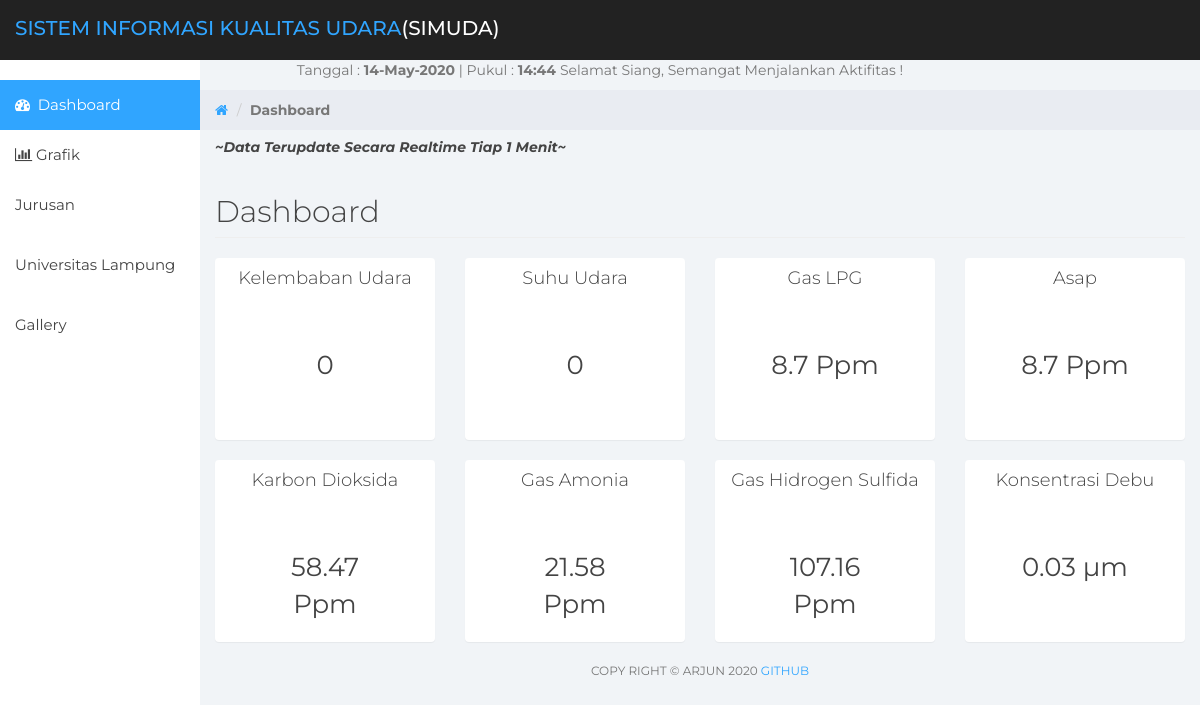
The page /simuda_report/index.php on the database as committed earlier.
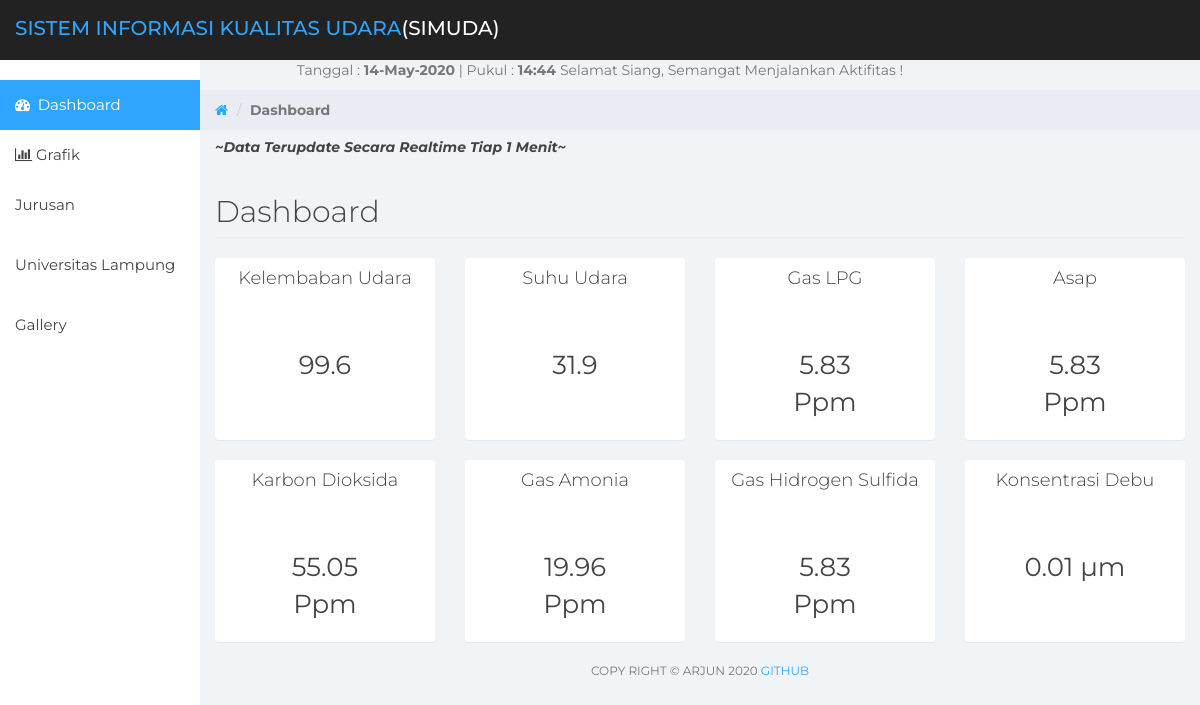
The same page on the database as committed later.
### tables this page shows
CREATE TABLE `log` (
  `id` int(11) NOT NULL,
  `humidity` float DEFAULT NULL,
  `temperature` float DEFAULT NULL,
  `gas_dan_asap` float DEFAULT NULL,
  `co` float DEFAULT NULL,
  `amonia` float DEFAULT NULL,
  `hidrogen_sulfida` float DEFAULT NULL,
  `konsentrasi_debu` float NOT NULL,
  `waktu` timestamp NULL DEFAULT CURRENT_TIMESTAMP
);

### lib/udara.php (called while the page is built, shortened)
<?php
include_once (__DIR__ . "/DB.php");
class Sensor{
    private $table_name='log';
    private $db = null;
    function __construct(){
        if ($this->db ==  null){
            $conn = new DB();
            $this->db = $conn->db;
        }
    }
    function getAll(){
        $kueri = "SELECT * FROM ".$this->table_name."";
        $hasil = $this->db->query($kueri) or die ("Error ".$this->db->connect_error);
        $data = array();
        while ($row = $hasil->fetch_assoc()){
            $data[]=$row;
        }
        return array("data"=>$data);
    }
    function getAllFilter(){
        $kueri = "SELECT * FROM ".$this->table_name." ORDER BY waktu DESC LIMIT 1";
        $hasil = $this->db->query($kueri) or die ("Error ".$this->db->connect_error);
        $data = array();
        while ($row = $hasil->fetch_assoc()){
            $data[]=$row;
        }
        return array("data"=>$data);
    }
}

### lib/DB.php (called while the page is built, shortened)
<?php
class DB {
    private $host  = DB_HOST;
    private $user  = DB_USER;
    private $passwd = DB_PASSWORD;
    private $dbname    = DB_NAME;
    public $db = null;
    function __construct(){
        if ($this->db == null) {
            $conn = new mysqli($this->host,
            $this->user,
            $this->passwd,
            $this->dbname);
            if ($conn->connect_error){
                die ("Gagal melakukan koneksi
                ke MYSQL".$conn->connect_error);
            } else {
                $this->db = $conn;
            }
        }
    }
}

### simuda_report/index.php (the view, shortened to what the changed rows need)
<?php
include_once(__DIR__."./lib/udara.php");
$sensor = new Sensor();
$getAll=$sensor->getAll();
$getFilter=$sensor->getAllFilter();
$resultFilter = isset($getFilter['data']) ? $getFilter['data'] : [];
?>
<!DOCTYPE html>
<html>
<head>
	<link href="css/bootstrap.min.css" rel="stylesheet">
	<link href="css/font-awesome.min.css" rel="stylesheet">
	<link href="css/datepicker3.css" rel="stylesheet">
	<link href="css/styles.css" rel="stylesheet">
</head>
<body>
<?php include "master/header.php"?>
<?php include "master/side-menu.php"?>
<?php
$tanggal= mktime(date("m"),date("d"),date("Y"));
echo"<p align=center>Tanggal : <b>".date("d-M-Y", $tanggal)."</b> ";
?>
	<div class="col-sm-8 col-sm-offset-3 col-lg-10 col-lg-offset-2 main">
		<div class="row">
			<div class="col-lg-12">
				<h2 class="page-header">Dashboard</h2>
			</div>
</div>
		<?php
				foreach($resultFilter as $result){
					$result['humidity'];
					$result['temperature'];
					$result['gas_dan_asap'];
					$result['co'];
					$result['amonia'];
					$result['hidrogen_sulfida'];
					$result['konsentrasi_debu'];
					$result['date'];
				}
			?>
		<div class="row">
			<div class="col-xs-6 col-md-3">
				<div class="panel panel-default">
					<div class="panel-body easypiechart-panel">
						<div class="easypiechart" ><span class="percent"><?php echo "$result[humidity]";?></p></span></div>
			<div class="col-xs-6 col-md-3">
				<div class="panel panel-default">
					<div class="panel-body easypiechart-panel">
						<div class="easypiechart" ><span class="percent"><?php echo "$result[temperature]";?></span></div>
					</div>
				</div>
			</div>
			<div class="col-xs-6 col-md-3">
				<div class="panel panel-default">
					<div class="panel-body easypiechart-panel">
						<div class="easypiechart" ><span class="percent"><?php echo "$result[gas_dan_asap]";?> Ppm</span></div>
					</div>
				</div>
			</div>
			<div class="col-xs-6 col-md-3">
				<div class="panel panel-default">
					<div class="panel-body easypiechart-panel">
						<div class="easypiechart" ><span class="percent"><?php echo "$result[gas_dan_asap]";?> Ppm</span></div>
					</div>
				</div>
			</div>
			<div class="col-xs-6 col-md-3">
				<div class="panel panel-default">
					<div class="panel-body easypiechart-panel">
						<div class="easypiechart"><span class="percent"><?php echo "$result[co]";?> Ppm</span></div>
					</div>
				</div>
			</div>
			<div class="col-xs-6 col-md-3">
				<div class="panel panel-default">
					<div class="panel-body easypiechart-panel">
						<div class="easypiechart"><span class="percent"><?php echo "$result[amonia]";?> Ppm</span></div>
					</div>
				</div>
			</div>
			<div class="col-xs-6 col-md-3">
				<div class="panel panel-default">
					<div class="panel-body easypiechart-panel">
						<div class="easypiechart" ><span class="percent"><?php echo "$result[hidrogen_sulfida]";?> Ppm</span></div>
					</div>
				</div>
			</div>
			<div class="col-xs-6 col-md-3">
				<div class="panel panel-default">
					<div class="panel-body easypiechart-panel">
						<div class="easypiechart"id="easypiechart-yellow"data-percent="0.05" ><span class="percent"><?php echo "$result[konsentrasi_debu]";?> µm </span></div>
					</div>
				</div>
			</div>
		<?php include "master/footer.php"?>
</body>
</html>

Rows that differ between the two databases and show on the page:
no longer on this page (row edited): log: humidity "0", temperature "0", gas_dan_asap "8.7", co "58.47", amonia "21.58", hidrogen_sulfida "107.16", konsentrasi_debu "0.03"
Other text that changed with them:
$result[humidity]: (not shown) → "99.6"
$result[temperature]: (not shown) → "31.9"
$result[gas_dan_asap]: (not shown) → "5.83"
$result[co]: (not shown) → "55.05"
$result[amonia]: (not shown) → "19.96"
$result[hidrogen_sulfida]: (not shown) → "5.83"
$result[konsentrasi_debu]: (not shown) → "0.01"
